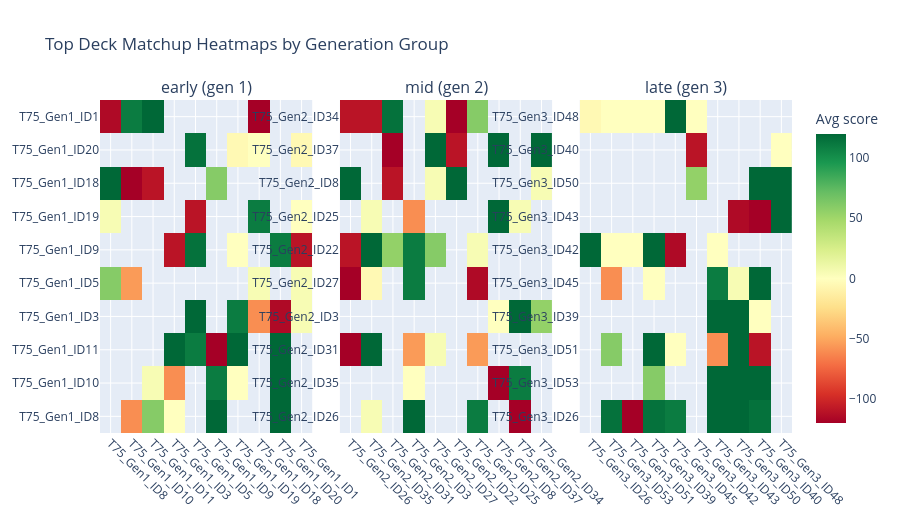

This figure's notebook cell:
### Markdown cell above
## 5. Generation-Sliced Matchup Heatmaps

This graph answers: which top decks beat which other top decks within the same generation group?

Rows are decks being evaluated. Columns are opponents. A positive cell favors the row deck; a negative cell favors the column deck. Each facet is a separate outer-generation group.

How to read it:

- Green row segments show decks that beat many local top decks.
- Red row segments show weak or countered decks.
- Mixed rows indicate polarized decks: strong into some opponents, weak into others.
- A deck can dominate early and disappear later, so generation-sliced heatmaps are safer than one global matrix.

### Code cell
plot_matchup_heatmaps_by_generation_group(group_count=3, top_decks_per_group=10).show()
